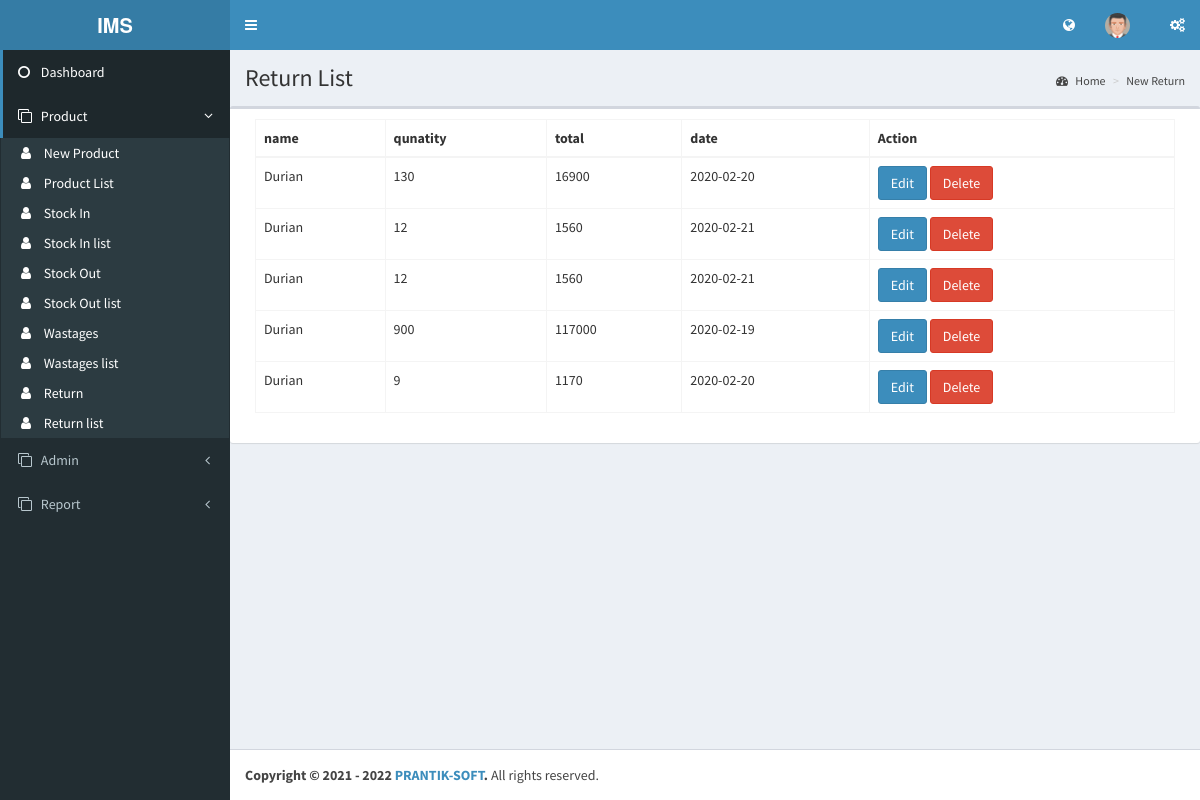
The app's page /admin/return_list.php (signed in) with its own data.
### tables this page shows
CREATE TABLE `return_table` (
  `id` bigint(20) NOT NULL,
  `productid` bigint(20) NOT NULL,
  `quantity` int(11) NOT NULL,
  `total` decimal(10,0) NOT NULL,
  `date` date NOT NULL
);

CREATE TABLE `products` (
  `id` bigint(20) NOT NULL,
  `name` varchar(255) NOT NULL,
  `price` decimal(10,0) NOT NULL,
  `unit` varchar(255) NOT NULL,
  `photo` varchar(255) NOT NULL
);

### class/Database.php (called while the page is built, shortened)
<?php
class Database
{
	public $db=NULL;
	function __construct()
	{
		$this->db=new PDO('mysql:host=localhost;dbname=php_project','root','');
	}
	public function getData($table,$where)
	{
		$d=$this->db->query('select * from '.$table.' where '.$where);
		return $d;
	}
}

### class/Controller.php (called while the page is built, shortened)
<?php
require('Database.php');
class Controller extends Database
{
 	public function get_retrun()
{
	$result=$this->getData('return_table','1 order by id desc');
	return $result;
}
}

### admin/return_list.php (the view, shortened to what this page needs)
<?php
 require('head_c.php');
$data=$obj->get_retrun();
  ?>
<div class="wrapper">
  <?php
  require('leftMenu.php');
  ?>
  <div class="content-wrapper">
    <section class="content-header">
      <h1>
        Return List
      </h1>
      <ol class="breadcrumb">
        <li><a href="index.php"><i class="fa fa-dashboard"></i> Home</a></li>
        <li><a href="return.php">New Return</a></li>
      </ol>
    </section>
    <section class="content">
      <div class="row">
        <div class="box">
          <div class="box-body">
              <div class="col-xs-12 col-md-12">
                <table id="example1" class="table table-bordered">
                  <thead>
                    <tr>
                      <th>name</th>
                      <th>qunatity</th>
                      <th>total</th>
                      <th>date</th>
                      <th>Action</th>
                    </tr>
                  </thead>
                  <tbody>
                    <?php while ($d=$data->fetch(PDO::FETCH_ASSOC)) {
                        $p=$obj->getData('products','id='.$d['productid'])->fetch(PDO::FETCH_ASSOC);
                      ?>
                    <tr>
                      <td><?php echo $p['name'] ?></td>
                      <td><?php echo $d['quantity'] ?></td>
                      <td><?php echo $d['total'] ?></td>
                      <td><?php echo $d['date'] ?></td>
                      <td>
                        <a href="edit_retrun.php?id=<?php echo $d['id']?>" class="btn btn-primary">Edit</a>
                        <a href="delete_retrun.php?id=<?php echo $d['id']?>" class="btn btn-danger">Delete</a>
                      </td>
                    </tr>
                    <?php } ?>
                  </tbody>
                </table>
            </div>
        </div>
        </div>
        </div>
        </section>
      </div>
    </div>
    <?php require('footer_c.php');?>

### records on screen
return_table: productid.name "Durian", quantity "130", total "16900", date "2020-02-20"
return_table: productid.name "Durian", quantity "12", total "1560", date "2020-02-21"
return_table: productid.name "Durian", quantity "12", total "1560", date "2020-02-21"
return_table: productid.name "Durian", quantity "900", total "117000", date "2020-02-19"
return_table: productid.name "Durian", quantity "9", total "1170", date "2020-02-20"
